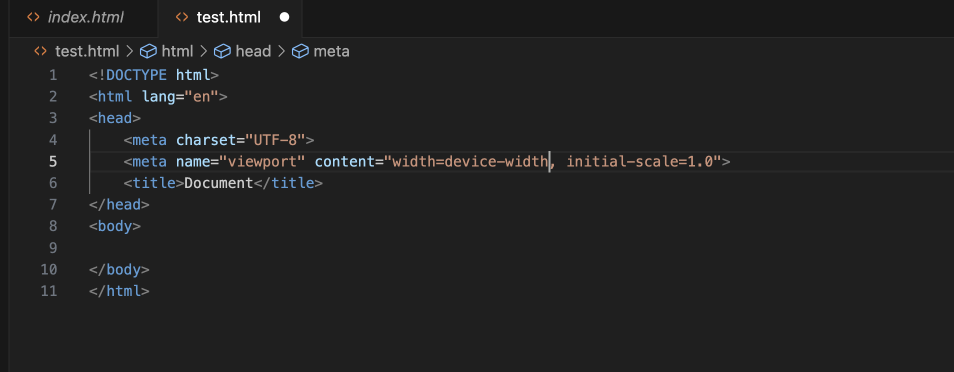
#> input picture Module1-Intro to CS/Non OSSU/Course2-100 Days of Python/Practice/BoilerPlate.png, 1908 x 744 px (shown at 1/2 size)
$ jupyter execute 'Day 41, 42, 43, 44 Intro to Web development.ipynb'
#> lines starting #> are read from the running program, lines starting #| are printed output that depends on the picture
<h3> How internet actually works </h3>

- Internet is just a long piece of wire which connects multiple computers
- Some of the computers are servers as they have to serve you all files and data you need 24*7
- Any computer user would use to access a server is called a client
- Webserver is like a giant library which can serve you any website all the time
- How it works:
    - when you type in the name of a website lets say google.com, first a message is triggered to your Internet Service Provider
    - Then ISP sends a trigger to DNS server which is essentially a phone book capturing the IP address of the google server
    - DNS server returns the IP address to our computer which then sends a request to that IP address and website is loaded

<h3> How websites actually works </h3>

- Data from website servers is comprised of 3 types of files HTML, CSS, JS
- HTML is structure of the website like a builder building a house
- CSS is responsible for styling the house - like painting or artists the file - focusing on looks of the website such as red font, black button
- JS allows you to do things, and have behavior

<h1> HTML Intro </h1>

<h3> What is html </h3>

- Its a markup language which means we are just structuring the content and not really applying any logic to render content for webpages
- We can have just html files but not just JS or just CSS files
- Hyper Text Markup Language (Text which links to other pieces)

<h3> Heading Elements </h3>

- < h1 > Content < /h1 > - Anything inside angled bracket is a tag (opening and closing tag)
- We have levels from h1 > h6

<h3> Paragraph Element</h3>

- < p > Content < p >

<h3>Self Closing Tags or Void Elements </h3>

- Cannot have any content inside the tag
- < hr / > will create a horizontal line
- <br / > will push content to next line like \n

<h3> HTML Boilerplate </h3>

- For e.g. just like we write a letter there is a structure to it, like first we will write Address, then Dear Shubham etc. we follow a structure similarly there is a structure to HTML boilerplate

- < !DOCTYPE html > ##which version the html was written on - this is for v5
- < html lang="en">  ##this contains all the contents of the webpage
    - < head> ##Important info about our website is placed , not shown to the user but info which helps website render correctly
        - < meta charset = "UTF-8"> ##Characters we are using gets displayed correctly such as emojis or division or multiple symbols
        - < title> My website </title> ## will display the titel in the tab bar when we open a browser

    - < /head>
    - < body> ##All conente of website will go inside open and close body tags
        - < h1> My heading< /h1>

    - < /body>

- < /html > ##All elements goes inside this

[cell 1]
from PIL import Image
from IPython.display import display

image = Image.open("BoilerPlate.png")
#> image is the input picture: PIL image 1908x744 RGBA; mean R, G, B, A 33, 33.2, 33.4, 255
image_resized = image.resize((500,300))
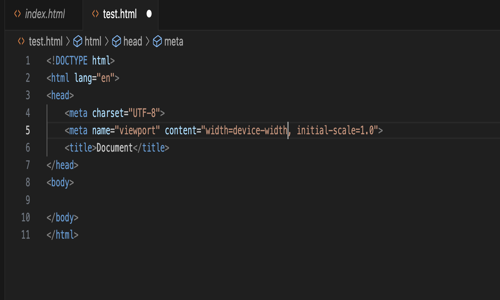
#> image_resized: PIL image 500x300 RGBA; mean R, G, B, A 33, 33.2, 33.4, 255
display(image_resized)

<h3> List Elements </h3>

- < ul> ## ul denotes unordered lists will create bullet points
    - < li> Milk < /li> ## li is list items
    - < li> honey  < /li>
    - < li> egg < /li>
- < /ul>
- < ol> ## will give ordered lists with nos
    - < li> Milk < /li> ## li is list items
    - < li> honey  < /li>
    - < li> egg < /li>
- < /ol>

<h3> Nesing and Indentation </h3>

- We can list nest a list inside a list
- < ul>
    - < li > Brush teeth < /li>
    - < li> Make omelette  < /li>
        - < ul>
            - < li> Whisk eggs with milk </li>
            - < li> Add eggs and stir < /li>
        - < /ul>
    -  < /li>
- < /ul>

<h3> Anchor Elements </h3>

- < a href="http://www.google.com> This is a link </a> //This will create an anchor element for hyperlink, can even have multiple attributes
- < tag attribute=value anotherattribute=value> Content </tag>
- There are also global attributes which every HTML element will have access to such as below
- < a draggable=True> This is a link </a> ## through this we can hold mouse pointer and drag the elements

<h3> Image Elements </h3>

- Defined through a void elemnt as below
- < img src="url"/ alt="forest at sunset"> where src is the source from where image is to be picked up and alt is the alternative text useful for visually impaired

<h1> CSS Intro </h1>

**CSS - Cascading Style Sheets**

- Style applied is cascading  start from general move on to specific
- Style sheet - type of language - how things should look like in a website
- Earlier all websites looked very dry as CSS was not there so no way to style websites
- Then in 97 HTML 3.2 intrdoced some attributes such as font, color etc to make more exciting webpages
- But then using font and colors within HTML would have cluttered the reading of HTML program
- Hence CSS was developed/introduced in 97 to be separately attaced to HTML for styling

<h3> How to add CSS </h3>

- 3 ways to add CSS to HTML
    - Inline
        - Goes into same line as the HTML element inside the HTML tag of each individual elelment
        - for e.g <html style="background:blue"> </html>
        - Useful only if we want to add styling for a single elements
        - But not recommended as we have to push this into each and every element
    - Internal
        - Inside style tag in HTML head and have to be defined onlye once for each element
        - We add < style> html {background:red;} < / style>
        - Affects only that page
    - External
        - Lives in a completely separate file like main.css
        - We join the HTML file with CSS file by using a link element inside the <head>
        - And using the attributes - rel ="stylesheet", href="./styles.css"
        - Used most commonly in web development

[cell 2]
from PIL import Image ##Python Imaging Library
from IPython.display import display

ImageInline = Image.open("InlineCSS.png")
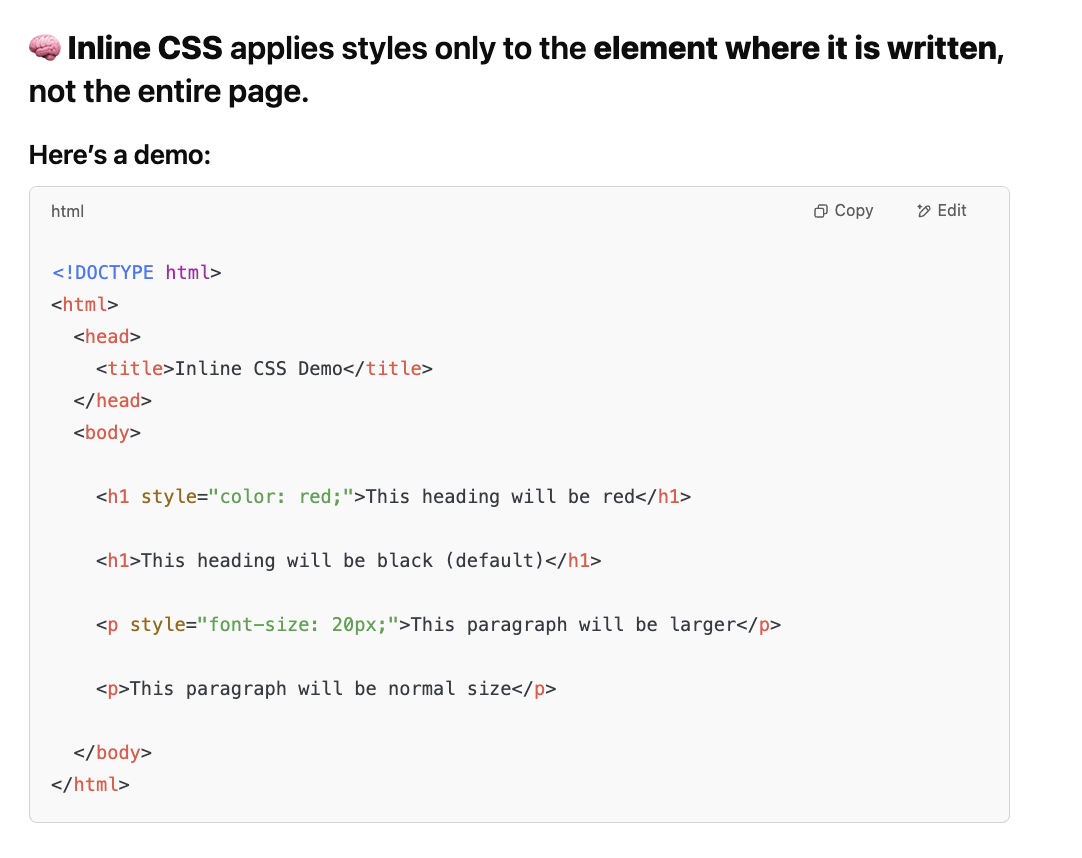
#> input picture Module1-Intro to CS/Non OSSU/Course2-100 Days of Python/Practice/InlineCSS.png, 1082 x 858 px
#> ImageInline is the input picture: PIL image 1082x858 RGBA; mean R, G, B, A 245.3, 245, 245, 255
ImageInternal = Image.open("InternalCSS.png")
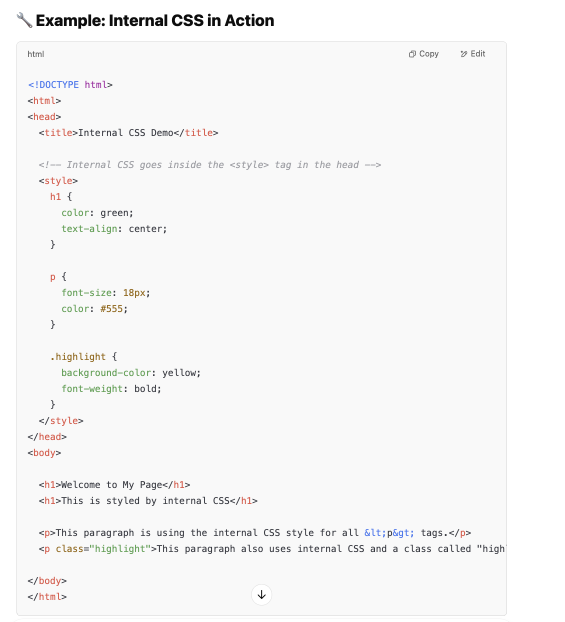
#> input picture Module1-Intro to CS/Non OSSU/Course2-100 Days of Python/Practice/InternalCSS.png, 1130 x 1244 px (shown at 1/2 size)
#> ImageInternal is the input picture: PIL image 1130x1244 RGBA; mean R, G, B, A 246.9, 246.7, 246.6, 255
image_resized_inline = ImageInline.resize((500,300))
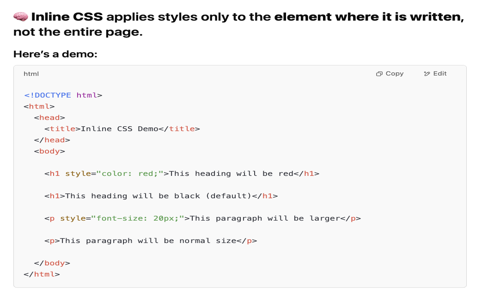
#> image_resized_inline: PIL image 500x300 RGBA; mean R, G, B, A 245.2, 244.9, 244.9, 255
image_resized_internal = ImageInternal.resize((500,300))
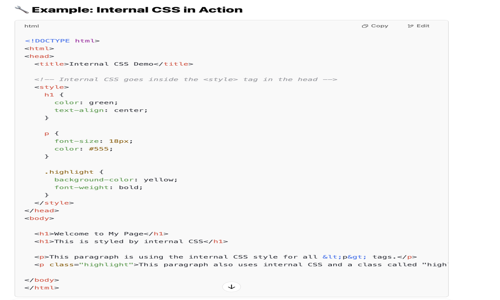
#> image_resized_internal: PIL image 500x300 RGBA; mean R, G, B, A 246.8, 246.7, 246.6, 255
display(image_resized_inline)
display(image_resized_internal)

<h3> CSS Selectors </h3>

- Element Selector - Applies to all elements which have that particular tag
    - For e.g. if we do h1{color: red} it will apply to all h1 elements
- Class selector - applies to only the class which was specified
    - For e.g. .red-heading {color: red} will only allow red color in class named red-heading
    - It has to start by a dot followed by the classname like .red-heading
    - Now how to define class - by including it as an attribute in the respective elements such as below
    - < h1 class = "red-text"> Red </h1> Now this can be applied to any combination and not only for h1 elements
- ID Selector
    - Has to be defined by #IDname{color: red}
    - We also have to specify the IDname as attribute in the element <h2 = "IDname">Red</h2>
    - Difference is IDs are unique and classes can have more than one elements
- Attribute selector
    - Styling all elelments which use a particular attribute
    - For e.g p[draggable]{color: red} will color red all para elements which have used draggable as the attribute
    - We can even specify that for which value of attribute, the elements should be styled
    - p[draggable="false"]{color="red"}
- Universal selector
    - Applies to all elements like *{color: red}

- If I define a universal selecgtor *{color: red} and also an id selector #main{color: blue} and I define one of my h2 hading attribute ID = main, now for that h2 element - it will be blue because **CSS selectors follow rule of higher specificty, that is id will take precedence over class over universal**

[cell 3]
from PIL import Image
from IPython.display import display

image = Image.open("CSSSpecificity.png")
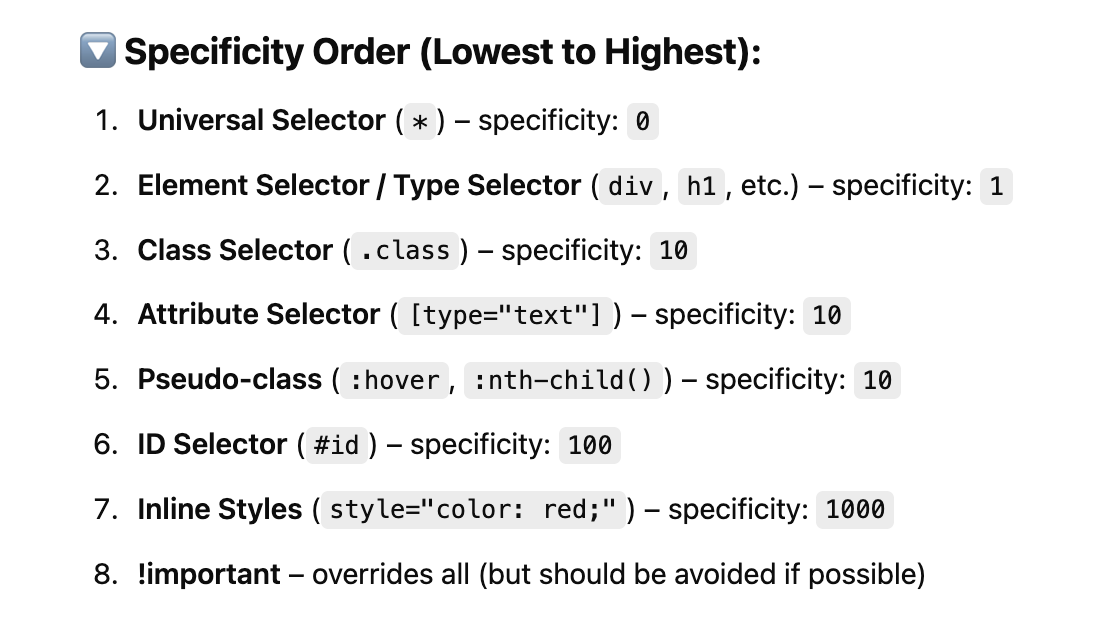
#> input picture Module1-Intro to CS/Non OSSU/Course2-100 Days of Python/Practice/CSSSpecificity.png, 1120 x 620 px
#> image is the input picture: PIL image 1120x620 RGBA; mean R, G, B, A 238.5, 238.6, 238.6, 255
image_resize = image.resize((500,300))
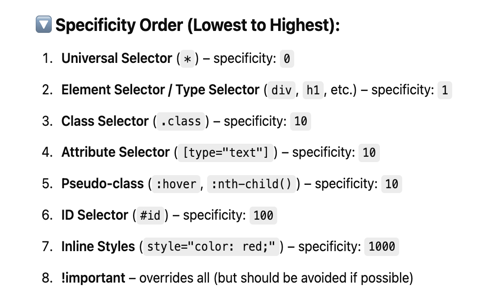
#> image_resize: PIL image 500x300 RGBA; mean R, G, B, A 238.2, 238.3, 238.3, 255
display(image_resize)

<h3> CSS Colors </h3>

- background-color: red - sets the BG
- color: red - sets the text color
- We can put the hex codes as well for the color like color: #5D3891

<h3> Font Properties </h3>

- h1 {color: blue}
- **Font weight** h1 {font-weight: bold}
    - normal or bold
    - Lighter bolder : relative to parent
    - number: 100-900 (where 100 is lightest)
- **Font size** h1 {font-size: 20px}
    - 1px or 1 pixel is 1/96th of an inch or 0.26m
    - 1pt or 1 point is 1/72th of an inch 0.35mm
    - Relative size
        - 1em is basically 100% the size of parent and 2em is 200% and so on
        - or 1rem is 100% of root element or usually the HTML element
- **Font Family** h1 {font-family: sans-serif}
    - h1 {font-family: helvetica, sans-serif} ## hwere sans-serif is a backup to helvetica if it is not present in the laptop
    - Can copy from fonts.google.com and paste in style after </style> closing element
- **text-align** h1{text-align: center}
    - Can take values such as left, right, or even start and end which specifies from where the start would be like from center or right

<h3>CSS Box Model</h3>

- **border syling** h1{border: 10px solid black;} - takes 3 arguments
    - 10px - Thickness, style - dashed or solid, color of border - black or any other coloe
    - can also push bordert-top separately like below
        - h1{
            - border: 10px solid black;
                - border-top: 0px} border-top has to be indented
- **border-width** - takes 4 values1st is top, then right then bottom and then lef - clockwise
      - border: 30px solid black;
      - border-width: 10px 20px 30px 0px
    - If we pass only two values 0px and 20px then 1 and 3 which is top and bottom will take 0px and right and left will take 20px
- **padding** - h1{padding: 20px} will push my border out by 20px
- **margin** - This is outside the border
    - h1 {margin: 10px 20px 30px 40px} Again takes 4 values
- We can also box two or more elements together to have similar styling for them theough the **< div>** element
    - which kind of acts like a container for all element inside it
    - <  div>
        - < h1> This is heading 1 < /h1>
        - < p> This is para < /p>
    -  < /div>
    -  This way we can style the div elelemts together

[cell 4]
from PIL import Image
from IPython.display import display

image = Image.open("CSSBox.png")
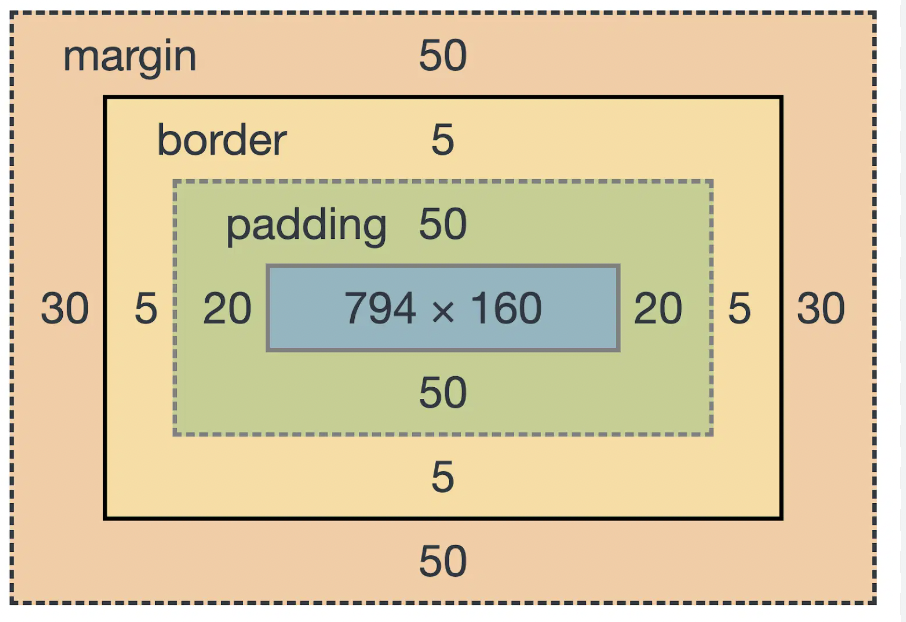
#> input picture Module1-Intro to CS/Non OSSU/Course2-100 Days of Python/Practice/CSSBox.png, 906 x 622 px
#> image is the input picture: PIL image 906x622 RGBA; mean R, G, B, A 218.3, 202.2, 164.8, 255
image = image.resize((500,300))
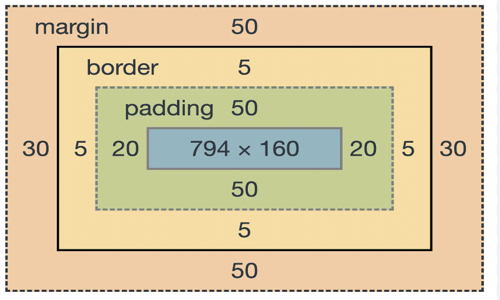
#> image: PIL image 500x300 RGBA; mean R, G, B, A 218.3, 202.2, 164.8, 255
display(image)
